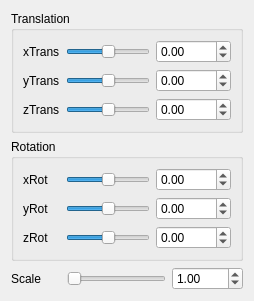
           <widget class="QWidget" name="tab">
            <attribute name="title">
             <string>Transformation</string>
            </attribute>
            <layout class="QVBoxLayout" name="verticalLayout_11">
             <item>
              <widget class="QGroupBox" name="groupBox">
               <property name="title">
                <string>Translation</string>
               </property>
               <layout class="QVBoxLayout" name="verticalLayout_5">
                <item>
                 <layout class="QHBoxLayout" name="horizontalLayout_4">
                  <item>
                   <widget class="QLabel" name="label_19">
                    <property name="text">
                     <string>xTrans</string>
                    </property>
                   </widget>
                  </item>
                  <item>
                   <widget class="QSlider" name="xTrans_2">
                    <property name="sizePolicy">
                     <sizepolicy hsizetype="Preferred" vsizetype="Fixed">
                      <horstretch>0</horstretch>
                      <verstretch>0</verstretch>
                     </sizepolicy>
                    </property>
                    <property name="minimum">
                     <number>-100</number>
                    </property>
                    <property name="maximum">
                     <number>100</number>
                    </property>
                    <property name="value">
                     <number>0</number>
                    </property>
                    <property name="orientation">
                     <enum>Qt::Horizontal</enum>
                    </property>
                   </widget>
                  </item>
                  <item>
                   <widget class="QDoubleSpinBox" name="xTransDoubleBox_2">
                    <property name="minimum">
                     <double>-1000.000000000000000</double>
                    </property>
                    <property name="maximum">
                     <double>1000.000000000000000</double>
                    </property>
                   </widget>
                  </item>
                 </layout>
                </item>
                <item>
                 <layout class="QHBoxLayout" name="horizontalLayout_11">
                  <item>
                   <widget class="QLabel" name="label_20">
                    <property name="text">
                     <string>yTrans</string>
                    </property>
                   </widget>
                  </item>
                  <item>
                   <widget class="QSlider" name="yTrans_2">
                    <property name="sizePolicy">
                     <sizepolicy hsizetype="Preferred" vsizetype="Fixed">
                      <horstretch>0</horstretch>
                      <verstretch>0</verstretch>
                     </sizepolicy>
                    </property>
                    <property name="minimum">
                     <number>-100</number>
                    </property>
                    <property name="maximum">
                     <number>100</number>
                    </property>
                    <property name="orientation">
                     <enum>Qt::Horizontal</enum>
                    </property>
                   </widget>
                  </item>
                  <item>
                   <widget class="QDoubleSpinBox" name="yTransDoubleBox_2">
                    <property name="keyboardTracking">
                     <bool>true</bool>
                    </property>
                    <property name="minimum">
                     <double>-1000.000000000000000</double>
                    </property>
                    <property name="maximum">
                     <double>1000.000000000000000</double>
                    </property>
                   </widget>
                  </item>
                 </layout>
                </item>
                <item>
                 <layout class="QHBoxLayout" name="horizontalLayout_13">
                  <item>
                   <widget class="QLabel" name="label_21">
                    <property name="text">
                     <string>zTrans</string>
                    </property>
                   </widget>
                  </item>
                  <item>
                   <widget class="QSlider" name="zTrans_2">
                    <property name="sizePolicy">
                     <sizepolicy hsizetype="Preferred" vsizetype="Fixed">
                      <horstretch>0</horstretch>
                      <verstretch>0</verstretch>
                     </sizepolicy>
                    </property>
                    <property name="minimum">
                     <number>-100</number>
                    </property>
                    <property name="maximum">
                     <number>100</number>
                    </property>
                    <property name="value">
                     <number>0</number>
                    </property>
                    <property name="orientation">
                     <enum>Qt::Horizontal</enum>
                    </property>
                   </widget>
                  </item>
                  <item>
                   <widget class="QDoubleSpinBox" name="zTransDoubleBox_2">
                    <property name="minimum">
                     <double>-1000.000000000000000</double>
                    </property>
                    <property name="maximum">
                     <double>1000.000000000000000</double>
                    </property>
                    <property name="value">
                     <double>0.000000000000000</double>
                    </property>
                   </widget>
                  </item>
                 </layout>
                </item>
               </layout>
              </widget>
             </item>
             <item>
              <widget class="QGroupBox" name="groupBox_2">
               <property name="title">
                <string>Rotation</string>
               </property>
               <layout class="QVBoxLayout" name="verticalLayout_6">
                <item>
                 <layout class="QHBoxLayout" name="horizontalLayout_18">
                  <item>
                   <widget class="QLabel" name="label_22">
                    <property name="text">
                     <string>xRot</string>
                    </property>
                   </widget>
                  </item>
                  <item>
                   <widget class="QSlider" name="xRot_2">
                    <property name="sizePolicy">
                     <sizepolicy hsizetype="Preferred" vsizetype="Fixed">
                      <horstretch>0</horstretch>
                      <verstretch>0</verstretch>
                     </sizepolicy>
                    </property>
                    <property name="minimum">
                     <number>-180</number>
                    </property>
                    <property name="maximum">
                     <number>180</number>
                    </property>
                    <property name="orientation">
                     <enum>Qt::Horizontal</enum>
                    </property>
                   </widget>
                  </item>
                  <item>
                   <widget class="QDoubleSpinBox" name="xRotDoubleBox_2">
                    <property name="minimum">
                     <double>-1000.000000000000000</double>
                    </property>
                    <property name="maximum">
                     <double>1000.000000000000000</double>
                    </property>
                   </widget>
                  </item>
                 </layout>
                </item>
                <item>
                 <layout class="QHBoxLayout" name="horizontalLayout_16">
                  <item>
                   <widget class="QLabel" name="label_23">
                    <property name="text">
                     <string>yRot</string>
                    </property>
                   </widget>
                  </item>
                  <item>
                   <widget class="QSlider" name="yRot_2">
                    <property name="sizePolicy">
                     <sizepolicy hsizetype="Preferred" vsizetype="Fixed">
                      <horstretch>0</horstretch>
                      <verstretch>0</verstretch>
                     </sizepolicy>
                    </property>
                    <property name="minimum">
                     <number>-180</number>
                    </property>
                    <property name="maximum">
                     <number>180</number>
                    </property>
                    <property name="orientation">
                     <enum>Qt::Horizontal</enum>
                    </property>
                   </widget>
                  </item>
                  <item>
                   <widget class="QDoubleSpinBox" name="yRotDoubleBox_2">
                    <property name="minimum">
                     <double>-1000.000000000000000</double>
                    </property>
                    <property name="maximum">
                     <double>1000.000000000000000</double>
                    </property>
                   </widget>
                  </item>
                 </layout>
                </item>
                <item>
                 <layout class="QHBoxLayout" name="horizontalLayout_15">
                  <item>
                   <widget class="QLabel" name="label_24">
                    <property name="text">
                     <string>zRot</string>
                    </property>
                   </widget>
                  </item>
                  <item>
                   <widget class="QSlider" name="zRot_2">
                    <property name="sizePolicy">
                     <sizepolicy hsizetype="Preferred" vsizetype="Fixed">
                      <horstretch>0</horstretch>
                      <verstretch>0</verstretch>
                     </sizepolicy>
                    </property>
                    <property name="minimum">
                     <number>-180</number>
                    </property>
                    <property name="maximum">
                     <number>180</number>
                    </property>
                    <property name="orientation">
                     <enum>Qt::Horizontal</enum>
                    </property>
                   </widget>
                  </item>
                  <item>
                   <widget class="QDoubleSpinBox" name="zRotDoubleBox_2">
                    <property name="minimum">
                     <double>-1000.000000000000000</double>
                    </property>
                    <property name="maximum">
                     <double>1000.000000000000000</double>
                    </property>
                   </widget>
                  </item>
                 </layout>
                </item>
               </layout>
              </widget>
             </item>
             <item>
              <layout class="QHBoxLayout" name="horizontalLayout_27" stretch="1,2,0">
               <item>
                <widget class="QLabel" name="label_25">
                 <property name="text">
                  <string>Scale</string>
                 </property>
                </widget>
               </item>
               <item>
                <widget class="QSlider" name="Scale_2">
                 <property name="sizePolicy">
                  <sizepolicy hsizetype="Preferred" vsizetype="Fixed">
                   <horstretch>0</horstretch>
                   <verstretch>0</verstretch>
                  </sizepolicy>
                 </property>
                 <property name="minimum">
                  <number>1</number>
                 </property>
                 <property name="maximum">
                  <number>100</number>
                 </property>
                 <property name="value">
                  <number>1</number>
                 </property>
                 <property name="orientation">
                  <enum>Qt::Horizontal</enum>
                 </property>
                </widget>
               </item>
               <item>
                <widget class="QDoubleSpinBox" name="ScaleDoubleBox_2">
                 <property name="minimum">
                  <double>0.010000000000000</double>
                 </property>
                 <property name="maximum">
                  <double>5000.000000000000000</double>
                 </property>
                 <property name="value">
                  <double>1.000000000000000</double>
                 </property>
                </widget>
               </item>
              </layout>
             </item>
            </layout>
           </widget>
